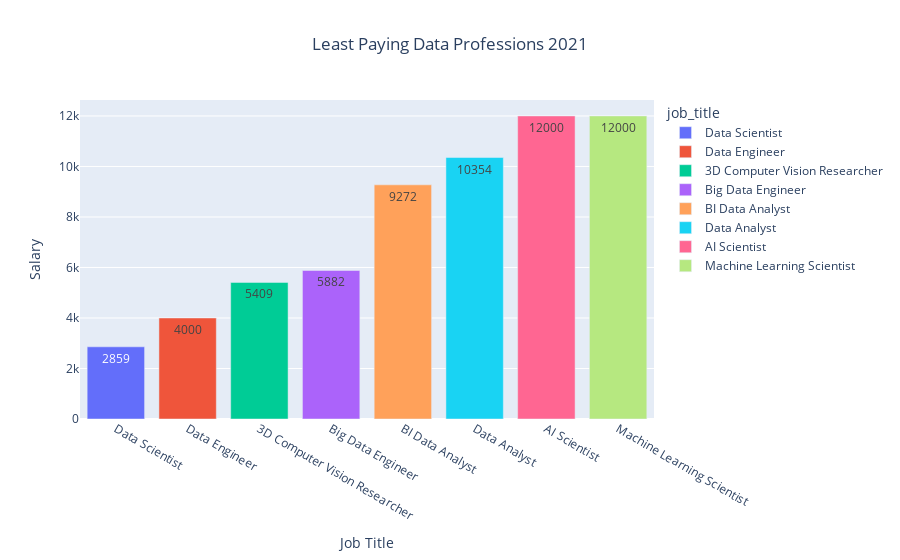

Notebook code cell kept with this figure:
### Markdown cell above
- In 2021, a principal data engineer working in the US at an executive position in a large company earned the highest.

### Code cell
fig = (px.bar(paying_2021.sort_values(by="salary_in_usd", ascending=True)[:10].drop_duplicates(subset=["job_title"]), 
                            x="job_title", y="salary_in_usd", 
                            color="job_title", text="salary_in_usd", title="Least Paying Data Professions 2021")
                            ).update_layout(xaxis_title="Job Title", yaxis_title="Salary", title_x=0.5)
fig

### Figure 1 — Plotly figure (JSON) as saved in the notebook; plotly's stock layout.template omitted (floating-point values rounded to 4 significant figures)
{"data": [{"alignmentgroup": "True", "hovertemplate": "job_title=%{x}<br>salary_in_usd=%{text}<extra></extra>", "legendgroup": "Data Scientist", "marker": {"color": "#636efa", "pattern": {"shape": ""}}, "name": "Data Scientist", "offsetgroup": "Data Scientist", "orientation": "v", "showlegend": true, "text": [2859], "textposition": "auto", "type": "bar", "x": ["Data Scientist"], "xaxis": "x", "y": [2859], "yaxis": "y"}, {"alignmentgroup": "True", "hovertemplate": "job_title=%{x}<br>salary_in_usd=%{text}<extra></extra>", "legendgroup": "Data Engineer", "marker": {"color": "#EF553B", "pattern": {"shape": ""}}, "name": "Data Engineer", "offsetgroup": "Data Engineer", "orientation": "v", "showlegend": true, "text": [4000], "textposition": "auto", "type": "bar", "x": ["Data Engineer"], "xaxis": "x", "y": [4000], "yaxis": "y"}, {"alignmentgroup": "True", "hovertemplate": "job_title=%{x}<br>salary_in_usd=%{text}<extra></extra>", "legendgroup": "3D Computer Vision Researcher", "marker": {"color": "#00cc96", "pattern": {"shape": ""}}, "name": "3D Computer Vision Researcher", "offsetgroup": "3D Computer Vision Researcher", "orientation": "v", "showlegend": true, "text": [5409], "textposition": "auto", "type": "bar", "x": ["3D Computer Vision Researcher"], "xaxis": "x", "y": [5409], "yaxis": "y"}, {"alignmentgroup": "True", "hovertemplate": "job_title=%{x}<br>salary_in_usd=%{text}<extra></extra>", "legendgroup": "Big Data Engineer", "marker": {"color": "#ab63fa", "pattern": {"shape": ""}}, "name": "Big Data Engineer", "offsetgroup": "Big Data Engineer", "orientation": "v", "showlegend": true, "text": [5882], "textposition": "auto", "type": "bar", "x": ["Big Data Engineer"], "xaxis": "x", "y": [5882], "yaxis": "y"}, {"alignmentgroup": "True", "hovertemplate": "job_title=%{x}<br>salary_in_usd=%{text}<extra></extra>", "legendgroup": "BI Data Analyst", "marker": {"color": "#FFA15A", "pattern": {"shape": ""}}, "name": "BI Data Analyst", "offsetgroup": "BI Data Analyst", "orientation": "v", "showlegend": true, "text": [9272], "textposition": "auto", "type": "bar", "x": ["BI Data Analyst"], "xaxis": "x", "y": [9272], "yaxis": "y"}, {"alignmentgroup": "True", "hovertemplate": "job_title=%{x}<br>salary_in_usd=%{text}<extra></extra>", "legendgroup": "Data Analyst", "marker": {"color": "#19d3f3", "pattern": {"shape": ""}}, "name": "Data Analyst", "offsetgroup": "Data Analyst", "orientation": "v", "showlegend": true, "text": [10354], "textposition": "auto", "type": "bar", "x": ["Data Analyst"], "xaxis": "x", "y": [10354], "yaxis": "y"}, {"alignmentgroup": "True", "hovertemplate": "job_title=%{x}<br>salary_in_usd=%{text}<extra></extra>", "legendgroup": "AI Scientist", "marker": {"color": "#FF6692", "pattern": {"shape": ""}}, "name": "AI Scientist", "offsetgroup": "AI Scientist", "orientation": "v", "showlegend": true, "text": [12000], "textposition": "auto", "type": "bar", "x": ["AI Scientist"], "xaxis": "x", "y": [12000], "yaxis": "y"}, {"alignmentgroup": "True", "hovertemplate": "job_title=%{x}<br>salary_in_usd=%{text}<extra></extra>", "legendgroup": "Machine Learning Scientist", "marker": {"color": "#B6E880", "pattern": {"shape": ""}}, "name": "Machine Learning Scientist", "offsetgroup": "Machine Learning Scientist", "orientation": "v", "showlegend": true, "text": [12000], "textposition": "auto", "type": "bar", "x": ["Machine Learning Scientist"], "xaxis": "x", "y": [12000], "yaxis": "y"}], "layout": {"barmode": "relative", "legend": {"title": {"text": "job_title"}, "tracegroupgap": 0}, "title": {"text": "Least Paying Data Professions 2021", "x": 0.5}, "xaxis": {"anchor": "y", "categoryarray": ["Data Scientist", "Data Engineer", "3D Computer Vision Researcher", "Big Data Engineer", "BI Data Analyst", "Data Analyst", "AI Scientist", "Machine Learning Scientist"], "categoryorder": "array", "domain": [0, 1], "title": {"text": "Job Title"}}, "yaxis": {"anchor": "x", "domain": [0, 1], "title": {"text": "Salary"}}}}
